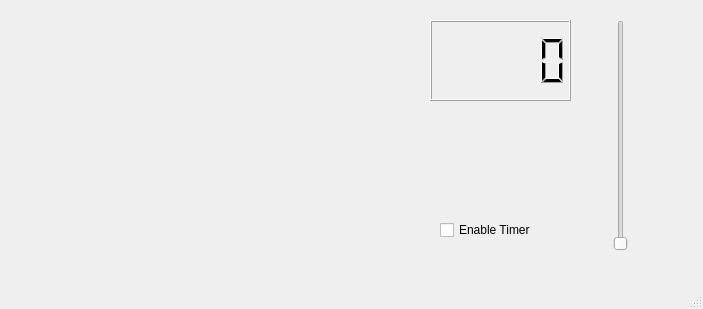
<?xml version="1.0" encoding="UTF-8"?>
<ui version="4.0">
 <class>MainWindow</class>
 <widget class="QMainWindow" name="MainWindow">
  <property name="geometry">
   <rect>
    <x>0</x>
    <y>0</y>
    <width>703</width>
    <height>309</height>
   </rect>
  </property>
  <property name="windowTitle">
   <string>MainWindow</string>
  </property>
  <widget class="QWidget" name="centralwidget">
   <widget class="QSlider" name="verticalSlider">
    <property name="geometry">
     <rect>
      <x>600</x>
      <y>20</y>
      <width>41</width>
      <height>231</height>
     </rect>
    </property>
    <property name="orientation">
     <enum>Qt::Vertical</enum>
    </property>
   </widget>
   <widget class="QLCDNumber" name="lcdNumber">
    <property name="geometry">
     <rect>
      <x>430</x>
      <y>20</y>
      <width>141</width>
      <height>81</height>
     </rect>
    </property>
   </widget>
   <widget class="QCheckBox" name="chkEnableTimer">
    <property name="geometry">
     <rect>
      <x>440</x>
      <y>220</y>
      <width>131</width>
      <height>20</height>
     </rect>
    </property>
    <property name="text">
     <string>Enable Timer</string>
    </property>
   </widget>
   <widget class="RealTimeMatplotLibWidget" name="matPlotWidget" native="true">
    <property name="geometry">
     <rect>
      <x>30</x>
      <y>10</y>
      <width>371</width>
      <height>231</height>
     </rect>
    </property>
   </widget>
  </widget>
  <widget class="QMenuBar" name="menubar">
   <property name="geometry">
    <rect>
     <x>0</x>
     <y>0</y>
     <width>703</width>
     <height>26</height>
    </rect>
   </property>
  </widget>
  <widget class="QStatusBar" name="statusbar"/>
 </widget>
 <customwidgets>
  <customwidget>
   <class>RealTimeMatplotLibWidget</class>
   <extends>QWidget</extends>
   <header location="global">MatPlotLibWidget</header>
   <container>1</container>
  </customwidget>
 </customwidgets>
 <resources/>
 <connections/>
</ui>
